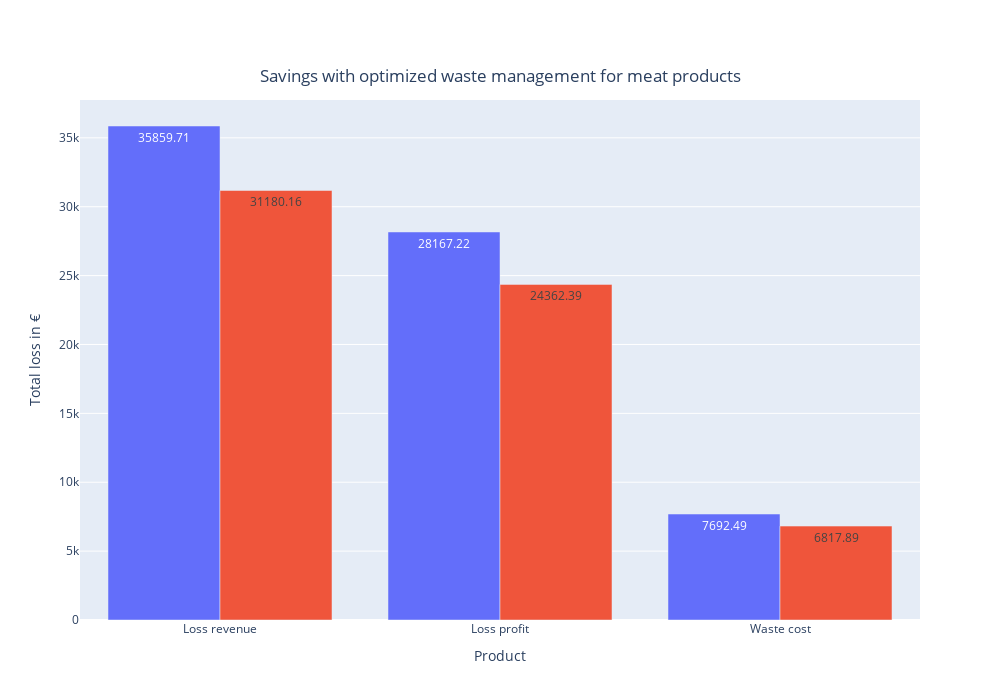

Here is the notebook cell this chart was saved with:
### Code cell
import plotly.express as px
fig = px.bar(results, x="Metric", y='values', color="Method", barmode='group', text="values", title="Savings with optimized waste management for meat products")
fig.update_layout(showlegend=False, xaxis_title="Product",
    yaxis_title="Total loss in €",width=1000,
    height=700, title={
        
                'y':0.9,
        'x':0.5,
        'xanchor': 'center',
        'yanchor': 'top'},
        paper_bgcolor='rgba(0,0,0,0)')
fig.show()

### Figure 1 — Plotly figure (JSON) as saved in the notebook; plotly's stock layout.template omitted (floating-point values rounded to 4 significant figures)
{"data": [{"alignmentgroup": "True", "hovertemplate": "Method=Actual<br>Metric=%{x}<br>values=%{text}<extra></extra>", "legendgroup": "Actual", "marker": {"color": "#636efa"}, "name": "Actual", "offsetgroup": "Actual", "orientation": "v", "showlegend": true, "text": [35860.0, 28170.0, 7692.0], "textposition": "auto", "type": "bar", "x": ["Loss revenue", "Loss profit", "Waste cost"], "xaxis": "x", "y": [35860.0, 28170.0, 7692.0], "yaxis": "y"}, {"alignmentgroup": "True", "hovertemplate": "Method=Predicted w/discounts<br>Metric=%{x}<br>values=%{text}<extra></extra>", "legendgroup": "Predicted w/discounts", "marker": {"color": "#EF553B"}, "name": "Predicted w/discounts", "offsetgroup": "Predicted w/discounts", "orientation": "v", "showlegend": true, "text": [31180.0, 24360.0, 6818.0], "textposition": "auto", "type": "bar", "x": ["Loss revenue", "Loss profit", "Waste cost"], "xaxis": "x", "y": [31180.0, 24360.0, 6818.0], "yaxis": "y"}], "layout": {"barmode": "group", "height": 700, "legend": {"title": {"text": "Method"}, "tracegroupgap": 0}, "paper_bgcolor": "rgba(0,0,0,0)", "showlegend": false, "title": {"text": "Savings with optimized waste management for meat products", "x": 0.5, "xanchor": "center", "y": 0.9, "yanchor": "top"}, "width": 1000, "xaxis": {"anchor": "y", "domain": [0, 1], "title": {"text": "Product"}}, "yaxis": {"anchor": "x", "domain": [0, 1], "title": {"text": "Total loss in €"}}}}
